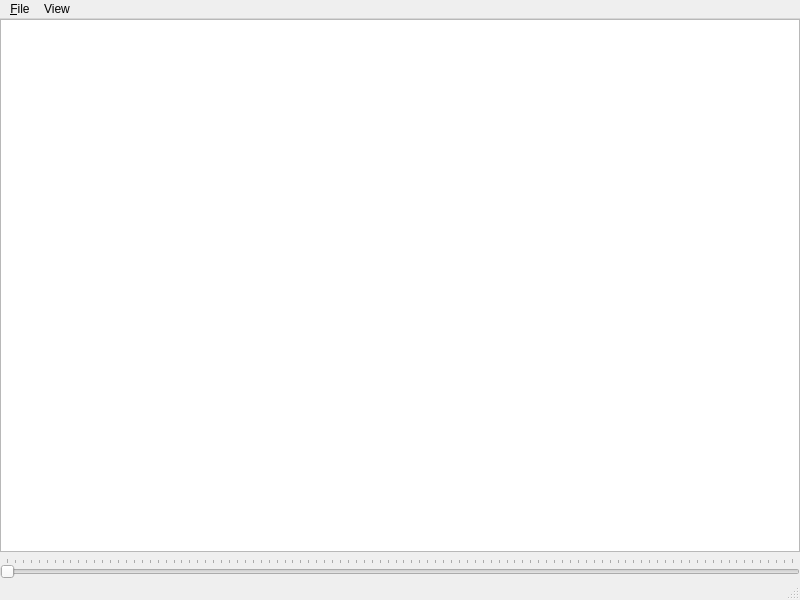
<?xml version="1.0" encoding="UTF-8"?>
<ui version="4.0">
 <class>MainWindow</class>
 <widget class="QMainWindow" name="MainWindow">
  <property name="geometry">
   <rect>
    <x>0</x>
    <y>0</y>
    <width>800</width>
    <height>600</height>
   </rect>
  </property>
  <property name="windowTitle">
   <string>MainWindow</string>
  </property>
  <widget class="QWidget" name="centralwidget">
   <layout class="QVBoxLayout" name="verticalLayout">
    <property name="margin">
     <number>0</number>
    </property>
    <item>
     <widget class="myQGraphicsView" name="graphicsView">
      <property name="backgroundBrush">
       <brush brushstyle="SolidPattern">
        <color alpha="255">
         <red>0</red>
         <green>0</green>
         <blue>0</blue>
        </color>
       </brush>
      </property>
      <property name="foregroundBrush">
       <brush brushstyle="NoBrush">
        <color alpha="255">
         <red>0</red>
         <green>0</green>
         <blue>0</blue>
        </color>
       </brush>
      </property>
      <property name="renderHints">
       <set>QPainter::Antialiasing|QPainter::HighQualityAntialiasing|QPainter::SmoothPixmapTransform|QPainter::TextAntialiasing</set>
      </property>
      <property name="dragMode">
       <enum>QGraphicsView::NoDrag</enum>
      </property>
     </widget>
    </item>
    <item>
     <widget class="QSlider" name="sliceSlider">
      <property name="orientation">
       <enum>Qt::Horizontal</enum>
      </property>
      <property name="tickPosition">
       <enum>QSlider::TicksAbove</enum>
      </property>
     </widget>
    </item>
   </layout>
  </widget>
  <widget class="QMenuBar" name="menubar">
   <property name="geometry">
    <rect>
     <x>0</x>
     <y>0</y>
     <width>800</width>
     <height>22</height>
    </rect>
   </property>
   <widget class="QMenu" name="menu_File">
    <property name="title">
     <string>&amp;File</string>
    </property>
    <addaction name="action_Open"/>
    <addaction name="action_Close"/>
   </widget>
   <widget class="QMenu" name="menuView">
    <property name="title">
     <string>View</string>
    </property>
    <addaction name="actionShow_Particles"/>
    <addaction name="actionShow_Coordinate_Grid"/>
   </widget>
   <addaction name="menu_File"/>
   <addaction name="menuView"/>
  </widget>
  <widget class="QStatusBar" name="statusbar"/>
  <action name="action_Open">
   <property name="text">
    <string>&amp;Open</string>
   </property>
  </action>
  <action name="action_Close">
   <property name="text">
    <string>&amp;Close</string>
   </property>
  </action>
  <action name="actionShow_Particles">
   <property name="checkable">
    <bool>true</bool>
   </property>
   <property name="checked">
    <bool>true</bool>
   </property>
   <property name="text">
    <string>Show Particles</string>
   </property>
  </action>
  <action name="actionShow_Coordinate_Grid">
   <property name="checkable">
    <bool>true</bool>
   </property>
   <property name="checked">
    <bool>true</bool>
   </property>
   <property name="text">
    <string>Show Coordinate Grid</string>
   </property>
  </action>
 </widget>
 <customwidgets>
  <customwidget>
   <class>myQGraphicsView</class>
   <extends>QGraphicsView</extends>
   <header>myQGraphicsView.h</header>
  </customwidget>
 </customwidgets>
 <resources/>
 <connections/>
</ui>
